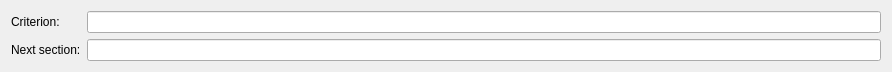
<?xml version="1.0" encoding="UTF-8"?>
<ui version="4.0">
 <class>Form</class>
 <widget class="QWidget" name="Form">
  <property name="geometry">
   <rect>
    <x>0</x>
    <y>0</y>
    <width>892</width>
    <height>66</height>
   </rect>
  </property>
  <property name="windowTitle">
   <string>Form</string>
  </property>
  <layout class="QFormLayout" name="formLayout">
   <item row="0" column="0">
    <widget class="QLabel" name="criterionLabel">
     <property name="text">
      <string>Criterion:</string>
     </property>
    </widget>
   </item>
   <item row="0" column="1">
    <widget class="QLineEdit" name="criterionLineEdit"/>
   </item>
   <item row="1" column="0">
    <widget class="QLabel" name="nextSectionLabel">
     <property name="text">
      <string>Next section:</string>
     </property>
    </widget>
   </item>
   <item row="1" column="1">
    <widget class="QLineEdit" name="nextSectionLineEdit"/>
   </item>
  </layout>
 </widget>
 <resources/>
 <connections/>
</ui>
